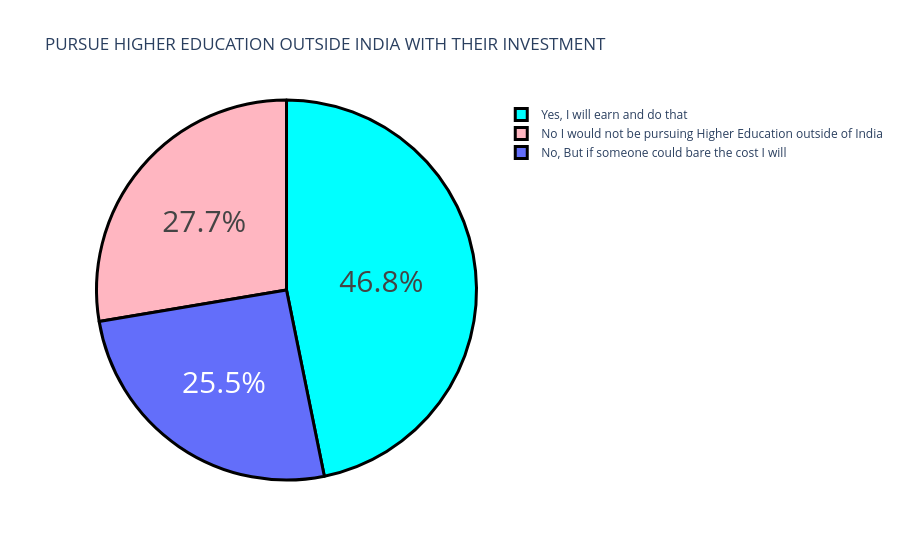

The cell this chart's notebook holds for it:
### Markdown cell above
OBJECTIVE 3 - HOW MANY WANT TO PURSUE HIGHER EDUCATION OUTSIDE INDIA WITH THEIR INVESTMENT

### Code cell
country = data['Would you definitely pursue a Higher Education / Post Graduation outside of India ? If only you have to self sponsor it.'].value_counts()
label = country.index
counts = country.values
colors = ['aqua', 'lightpink']
fig = go.Figure(data=[go.Pie(labels = label, values = counts)])
fig.update_layout(title_text = "PURSUE HIGHER EDUCATION OUTSIDE INDIA WITH THEIR INVESTMENT")
fig.update_traces(hoverinfo= 'label+value', textinfo = 'percent', textfont_size =30, marker = dict(colors = colors, line =dict(color = 'black', width=3)))

fig.show()

### Figure 1 — Plotly figure (JSON) as saved in the notebook; plotly's stock layout.template omitted (floating-point values rounded to 4 significant figures)
{"data": [{"hoverinfo": "label+value", "labels": ["Yes, I will earn and do that", "No I would not be pursuing Higher Education outside of India", "No, But if someone could bare the cost I will"], "marker": {"colors": ["aqua", "lightpink"], "line": {"color": "black", "width": 3}}, "textfont": {"size": 30}, "textinfo": "percent", "type": "pie", "values": [110, 65, 60]}], "layout": {"autosize": true, "title": {"text": "PURSUE HIGHER EDUCATION OUTSIDE INDIA WITH THEIR INVESTMENT"}}}
